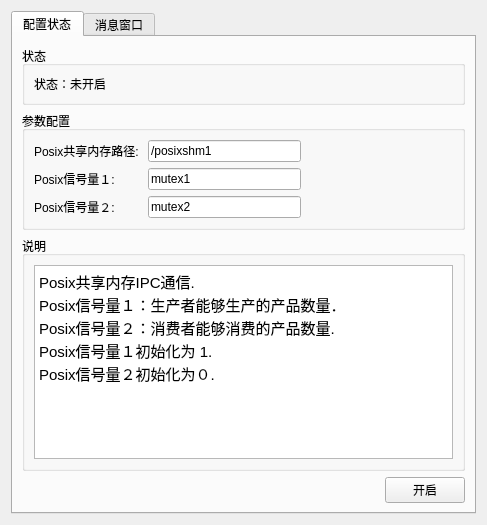
       <widget class="QWidget" name="page">
        <layout class="QGridLayout" name="gridLayout_4">
         <item row="0" column="0">
          <widget class="QTabWidget" name="tabWidget_5">
           <property name="currentIndex">
            <number>0</number>
           </property>
           <property name="tabBarAutoHide">
            <bool>false</bool>
           </property>
           <widget class="QWidget" name="tab_9">
            <attribute name="title">
             <string>配置状态</string>
            </attribute>
            <layout class="QVBoxLayout" name="verticalLayout_10">
             <item>
              <widget class="QGroupBox" name="groupBox_10">
               <property name="title">
                <string>状态</string>
               </property>
               <layout class="QVBoxLayout" name="verticalLayout_8">
                <item>
                 <widget class="QLabel" name="posixshm_state_label">
                  <property name="text">
                   <string>状态：未开启</string>
                  </property>
                 </widget>
                </item>
               </layout>
              </widget>
             </item>
             <item>
              <widget class="QGroupBox" name="groupBox_11">
               <property name="title">
                <string>参数配置</string>
               </property>
               <layout class="QVBoxLayout" name="verticalLayout">
                <item>
                 <layout class="QHBoxLayout" name="horizontalLayout_8">
                  <item>
                   <widget class="QLabel" name="label_12">
                    <property name="text">
                     <string>Posix共享内存路径: </string>
                    </property>
                   </widget>
                  </item>
                  <item>
                   <widget class="QLineEdit" name="posixshm_lineEdit01">
                    <property name="text">
                     <string>/posixshm1</string>
                    </property>
                   </widget>
                  </item>
                  <item>
                   <spacer name="horizontalSpacer_11">
                    <property name="orientation">
                     <enum>Qt::Horizontal</enum>
                    </property>
                    <property name="sizeHint" stdset="0">
                     <size>
                      <width>40</width>
                      <height>20</height>
                     </size>
                    </property>
                   </spacer>
                  </item>
                 </layout>
                </item>
                <item>
                 <layout class="QHBoxLayout" name="horizontalLayout_10">
                  <item>
                   <widget class="QLabel" name="label_13">
                    <property name="text">
                     <string>Posix信号量１:　　 </string>
                    </property>
                   </widget>
                  </item>
                  <item>
                   <widget class="QLineEdit" name="posixshm_lineEdit02">
                    <property name="text">
                     <string>mutex1</string>
                    </property>
                   </widget>
                  </item>
                  <item>
                   <spacer name="horizontalSpacer_14">
                    <property name="orientation">
                     <enum>Qt::Horizontal</enum>
                    </property>
                    <property name="sizeHint" stdset="0">
                     <size>
                      <width>40</width>
                      <height>20</height>
                     </size>
                    </property>
                   </spacer>
                  </item>
                 </layout>
                </item>
                <item>
                 <layout class="QHBoxLayout" name="horizontalLayout_11">
                  <item>
                   <widget class="QLabel" name="label_14">
                    <property name="text">
                     <string>Posix信号量２:　　 </string>
                    </property>
                   </widget>
                  </item>
                  <item>
                   <widget class="QLineEdit" name="posixshm_lineEdit03">
                    <property name="text">
                     <string>mutex2</string>
                    </property>
                   </widget>
                  </item>
                  <item>
                   <spacer name="horizontalSpacer_15">
                    <property name="orientation">
                     <enum>Qt::Horizontal</enum>
                    </property>
                    <property name="sizeHint" stdset="0">
                     <size>
                      <width>40</width>
                      <height>20</height>
                     </size>
                    </property>
                   </spacer>
                  </item>
                 </layout>
                </item>
               </layout>
              </widget>
             </item>
             <item>
              <widget class="QGroupBox" name="groupBox_12">
               <property name="title">
                <string>说明</string>
               </property>
               <layout class="QGridLayout" name="gridLayout_20">
                <item row="0" column="0">
                 <widget class="QTextBrowser" name="textBrowser_4">
                  <property name="html">
                   <string>&lt;!DOCTYPE HTML PUBLIC &quot;-//W3C//DTD HTML 4.0//EN&quot; &quot;http://www.w3.org/TR/REC-html40/strict.dtd&quot;&gt;
&lt;html&gt;&lt;head&gt;&lt;meta name=&quot;qrichtext&quot; content=&quot;1&quot; /&gt;&lt;style type=&quot;text/css&quot;&gt;
p, li { white-space: pre-wrap; }
&lt;/style&gt;&lt;/head&gt;&lt;body style=&quot; font-family:'文泉驿微米黑'; font-size:11pt; font-weight:400; font-style:normal;&quot;&gt;
&lt;p style=&quot; margin-top:0px; margin-bottom:0px; margin-left:0px; margin-right:0px; -qt-block-indent:0; text-indent:0px;&quot;&gt;Posix共享内存IPC通信.&lt;/p&gt;
&lt;p style=&quot; margin-top:0px; margin-bottom:0px; margin-left:0px; margin-right:0px; -qt-block-indent:0; text-indent:0px;&quot;&gt;Posix信号量１：生产者能够生产的产品数量．&lt;/p&gt;
&lt;p style=&quot; margin-top:0px; margin-bottom:0px; margin-left:0px; margin-right:0px; -qt-block-indent:0; text-indent:0px;&quot;&gt;Posix信号量２：消费者能够消费的产品数量.&lt;/p&gt;
&lt;p style=&quot; margin-top:0px; margin-bottom:0px; margin-left:0px; margin-right:0px; -qt-block-indent:0; text-indent:0px;&quot;&gt;Posix信号量１初始化为 1.&lt;/p&gt;
&lt;p style=&quot; margin-top:0px; margin-bottom:0px; margin-left:0px; margin-right:0px; -qt-block-indent:0; text-indent:0px;&quot;&gt;Posix信号量２初始化为０.&lt;/p&gt;&lt;/body&gt;&lt;/html&gt;</string>
                  </property>
                 </widget>
                </item>
               </layout>
              </widget>
             </item>
             <item>
              <layout class="QHBoxLayout" name="horizontalLayout">
               <item>
                <spacer name="horizontalSpacer_12">
                 <property name="orientation">
                  <enum>Qt::Horizontal</enum>
                 </property>
                 <property name="sizeHint" stdset="0">
                  <size>
                   <width>363</width>
                   <height>20</height>
                  </size>
                 </property>
                </spacer>
               </item>
               <item>
                <widget class="QPushButton" name="posixshm_btn_enter">
                 <property name="text">
                  <string>开启</string>
                 </property>
                </widget>
               </item>
              </layout>
             </item>
            </layout>
           </widget>
           <widget class="QWidget" name="tab_10">
            <attribute name="title">
             <string>消息窗口</string>
            </attribute>
            <layout class="QGridLayout" name="gridLayout_18">
             <item row="0" column="0">
              <widget class="QTextBrowser" name="posixshm_textBrowser">
               <property name="styleSheet">
                <string notr="true">QTextBrowser
{
	border-style: none;
    margin: 0px;
	font-size: 16px;
}
</string>
               </property>
              </widget>
             </item>
            </layout>
           </widget>
          </widget>
         </item>
        </layout>
       </widget>
